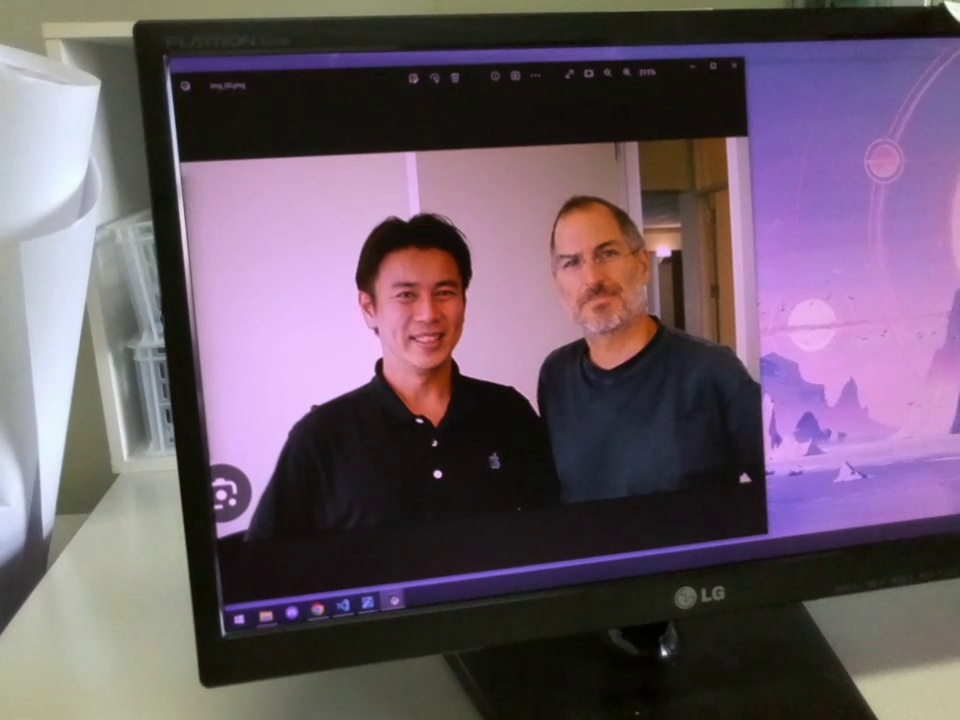
#> input picture lesson6/img/img_lesson6_1.jpg, 960 x 720 px, found by its file name
$ python lesson6.py
#> lines starting #> are read from the running program, lines starting #| are printed output that depends on the picture; after the words box and inside, x2 and y2 are one past the last pixel; in counts of white or black regions, pixels touching at a corner belong together
# Tello Python3 opencv cascade lesson6

# 実行は[F5]を押して起動してください
# ファイルの保存：Ctrl + s
# カスケードの作成、サンプルコード
# https://www.pc-koubou.jp/magazine/21280
# サンプルコード、分かりやすい解説
# https://qiita.com/FukuharaYohei/items/ec6dce7cc5ea21a51a82

import cv2

# 以下の画像パスを各自変更する
img = cv2.imread('./lesson6/img/img_lesson6_1.jpg')
#> img is the input picture: shape (720, 960, 3); mean B, G, R 105.1, 91.2, 107.6

grayimg = cv2.cvtColor(img, cv2.COLOR_BGR2GRAY)
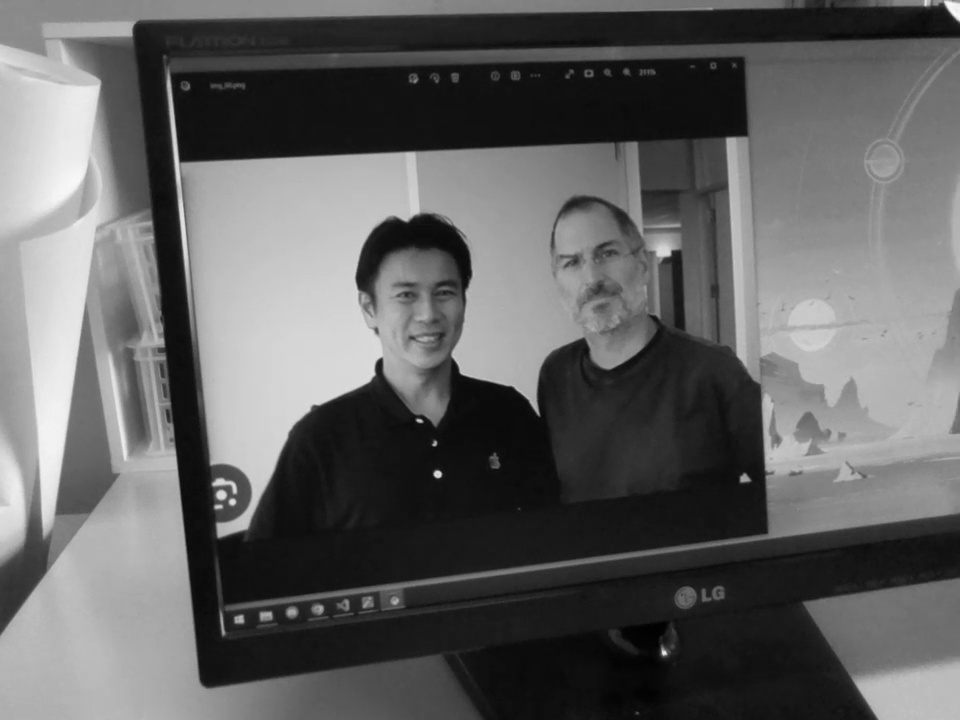
#> grayimg: shape (720, 960); min 0, max 251, mean 97.7

custom_cascade = cv2.CascadeClassifier('./lesson6/img_xml/haarcascade_frontalface_default.xml')

custom_rect = custom_cascade.detectMultiScale(grayimg,scaleFactor=1.1, minNeighbors=2,minSize=(50, 50))
#> custom_rect = [[376, 254, 103, 103], [540, 217, 107, 107]]
# つまりこれがカスケードから認識してるやつ

print(custom_rect)# これが認識した画像サイズ,lenで数えたら人の数
#| [[376 254 103 103]
#|  [540 217 107 107]]
print(len(custom_rect))
#| 2
if len(custom_rect) > 1:
    print("2 human face")
    for rect in custom_rect: #暴発チェック、認識した場所かこう
        cv2.rectangle(img, tuple(rect[0:2]), tuple(rect[0:2]+rect[2:4]), (0, 0, 255), thickness=3)
#> this loop made 2 passes
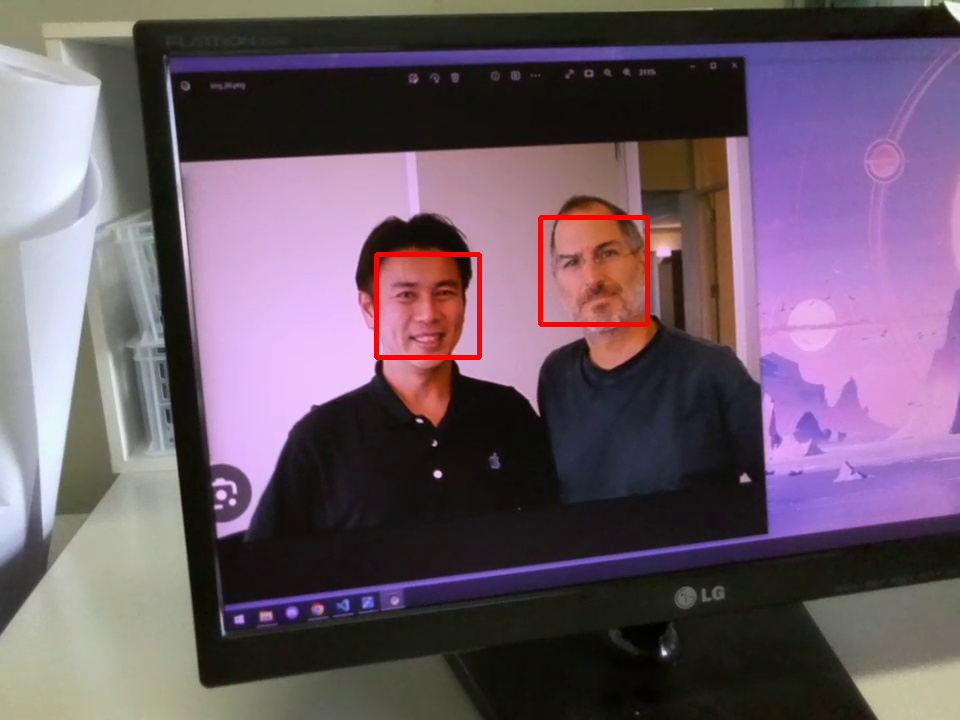
#> img: shape (720, 960, 3); 0.6% of pixels changed, all inside (x1, y1, x2, y2) = (374, 215, 650, 360)
elif len(custom_rect) >0:
    print("1 human face")
    for rect in custom_rect:
        cv2.rectangle(img, tuple(rect[0:2]), tuple(rect[0:2]+rect[2:4]), (0, 0, 255), thickness=3)
else:
    print("no human face")

#わりかし顔じゃないところ顔っていうかもしれないので、見つけたか見つけてないかじゃないときついカモしれない

cv2.imshow('where is human face', img)
cv2.waitKey(0)
cv2.destroyAllWindows()

$ run again, with lesson6/img/img_lesson6_2.jpg copied over lesson6/img/img_lesson6_1.jpg
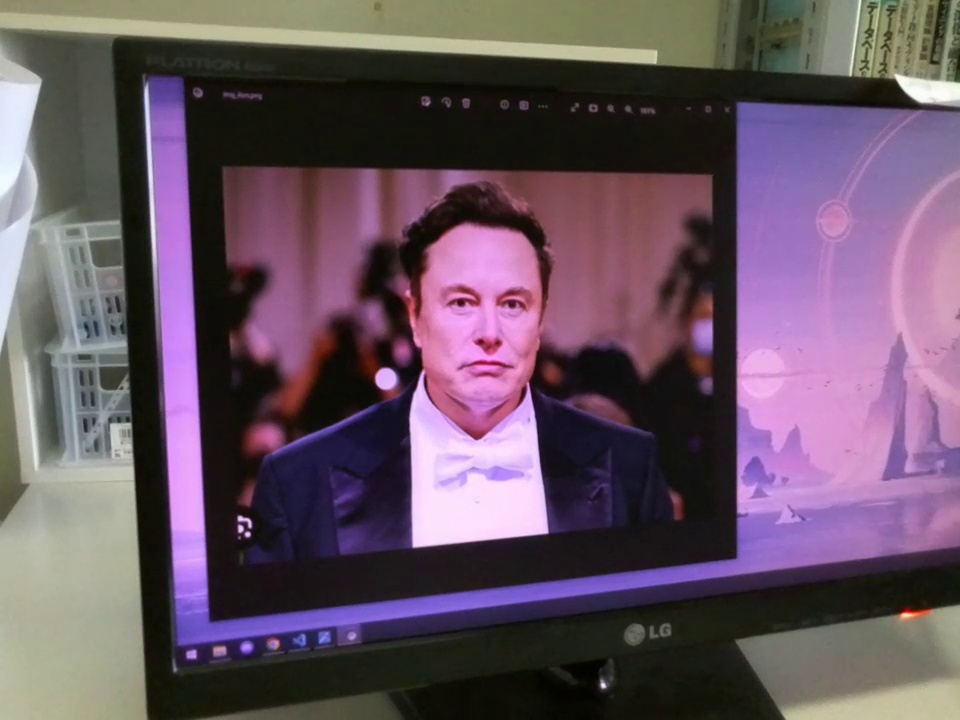
#> input picture lesson6/img/img_lesson6_2.jpg, 960 x 720 px, found by its file name
#> img is the input picture: shape (720, 960, 3); mean B, G, R 98.5, 83.7, 102.6
#> `grayimg = cv2.cvtColor(img, cv2.COLOR_BGR2GRAY)`:
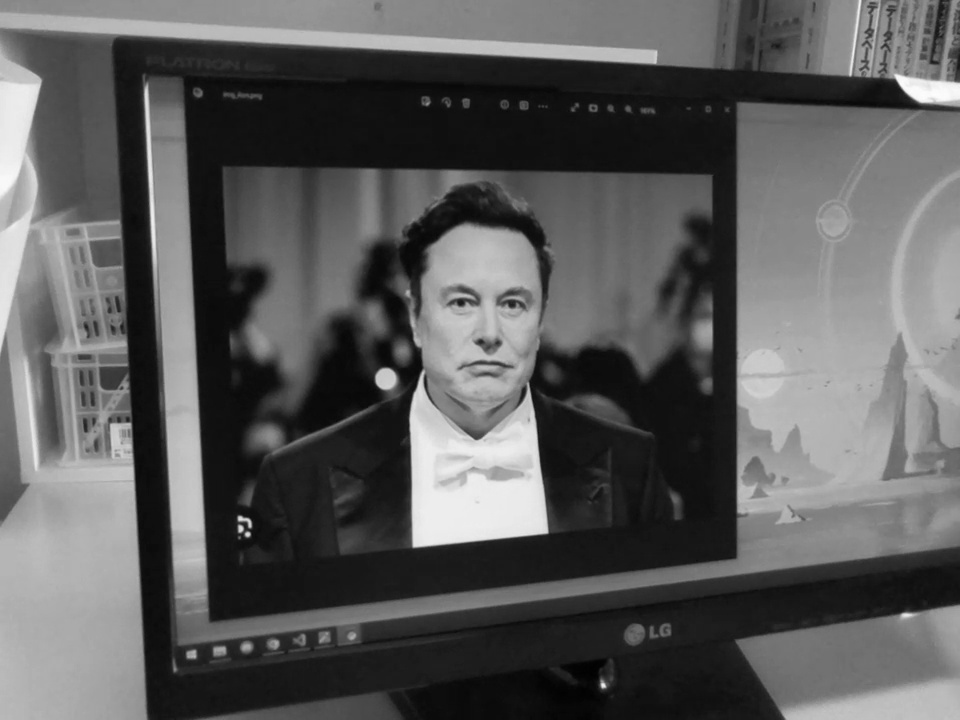
#> grayimg: shape (720, 960); min 0, max 254, mean 91.1
#> custom_rect = [[733, 346, 85, 85], [410, 239, 157, 157]]
#| [[733 346  85  85]
#|  [410 239 157 157]]
#| 2
#> the loop `for rect in custom_rect:` made 2 passes
#> after the loop `for rect in custom_rect:`:
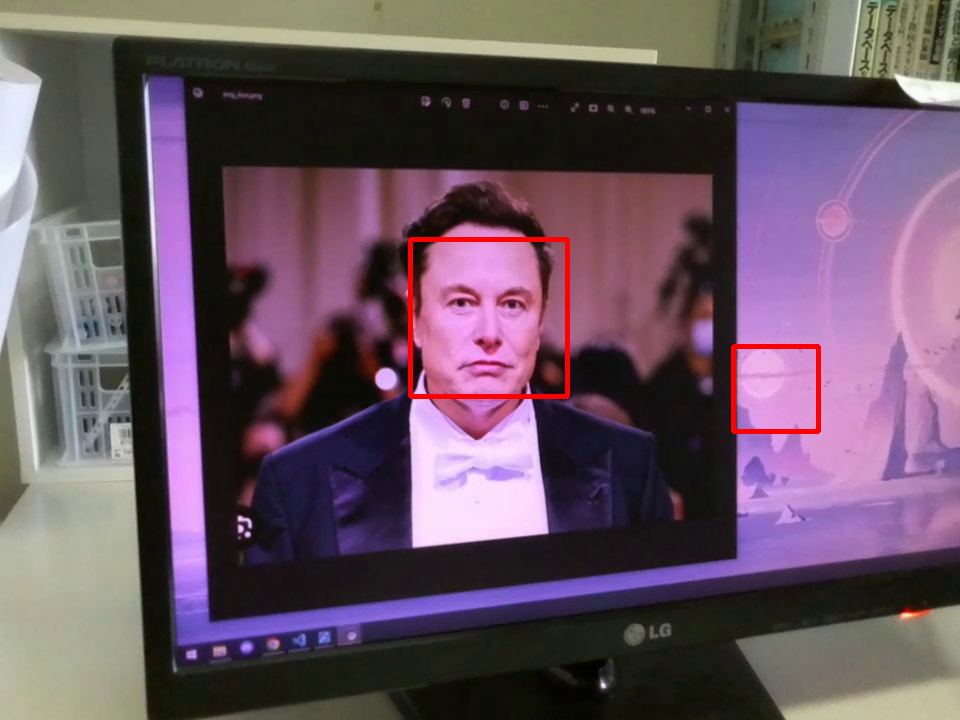
#> img: shape (720, 960, 3); 0.7% of pixels changed, all inside (x1, y1, x2, y2) = (408, 237, 821, 434)

$ run again, with lesson6/img/img_lesson6_3.jpg copied over lesson6/img/img_lesson6_1.jpg
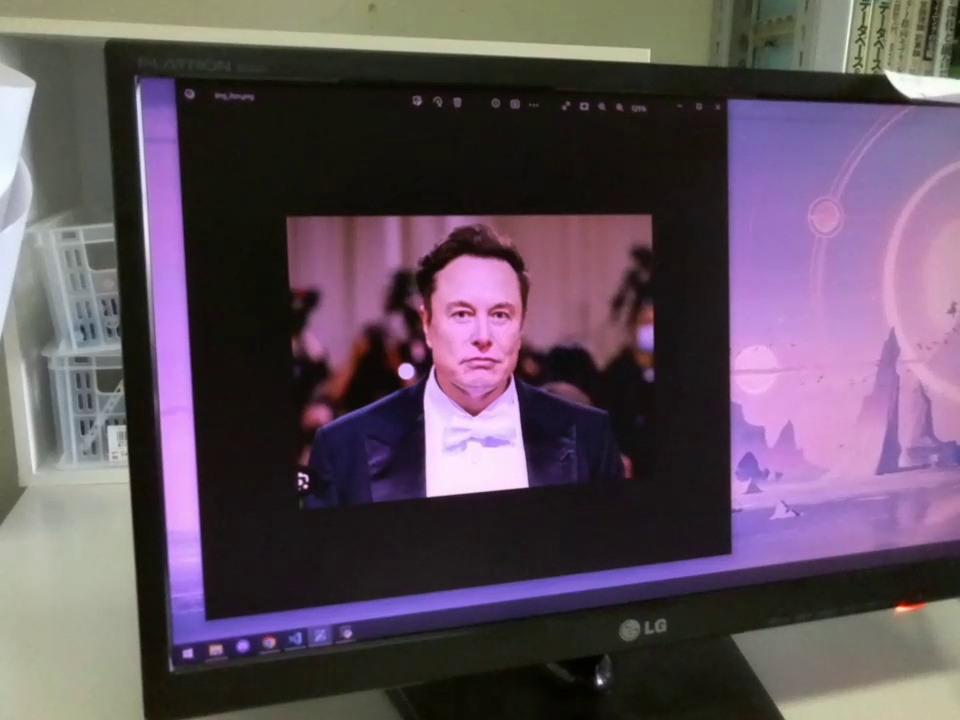
#> input picture lesson6/img/img_lesson6_3.jpg, 960 x 720 px, found by its file name
#> img is the input picture: shape (720, 960, 3); mean B, G, R 92.8, 80.4, 95.3
#> `grayimg = cv2.cvtColor(img, cv2.COLOR_BGR2GRAY)`:
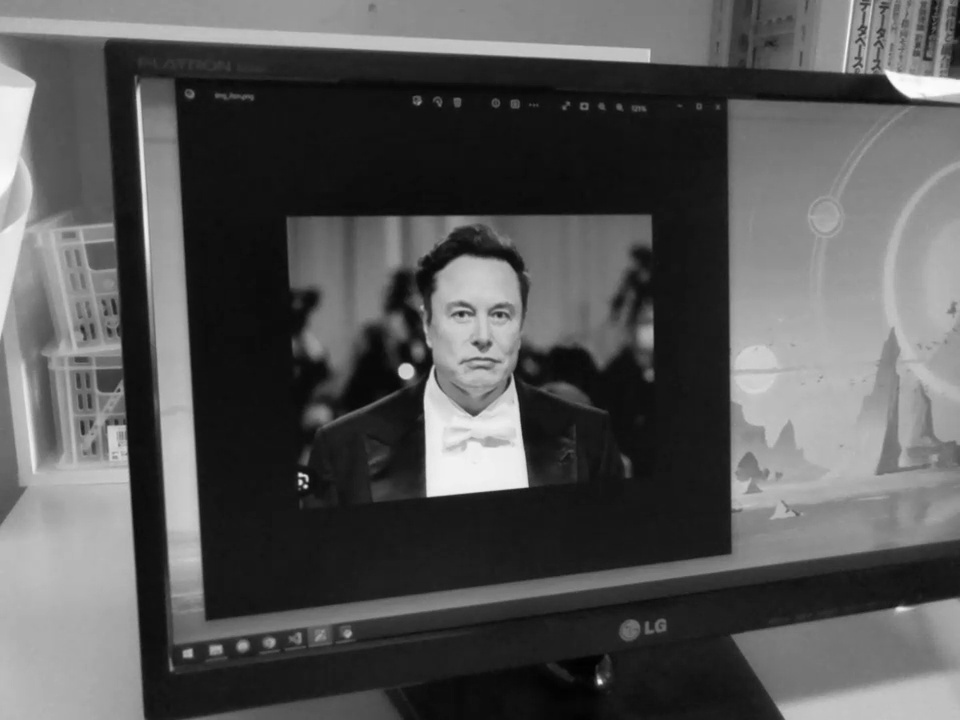
#> grayimg: shape (720, 960); min 0, max 254, mean 86.3
#> custom_rect = [[424, 267, 116, 116], [23, 291, 110, 110]]
#| [[424 267 116 116]
#|  [ 23 291 110 110]]
#| 2
#> the loop `for rect in custom_rect:` made 2 passes
#> after the loop `for rect in custom_rect:`:
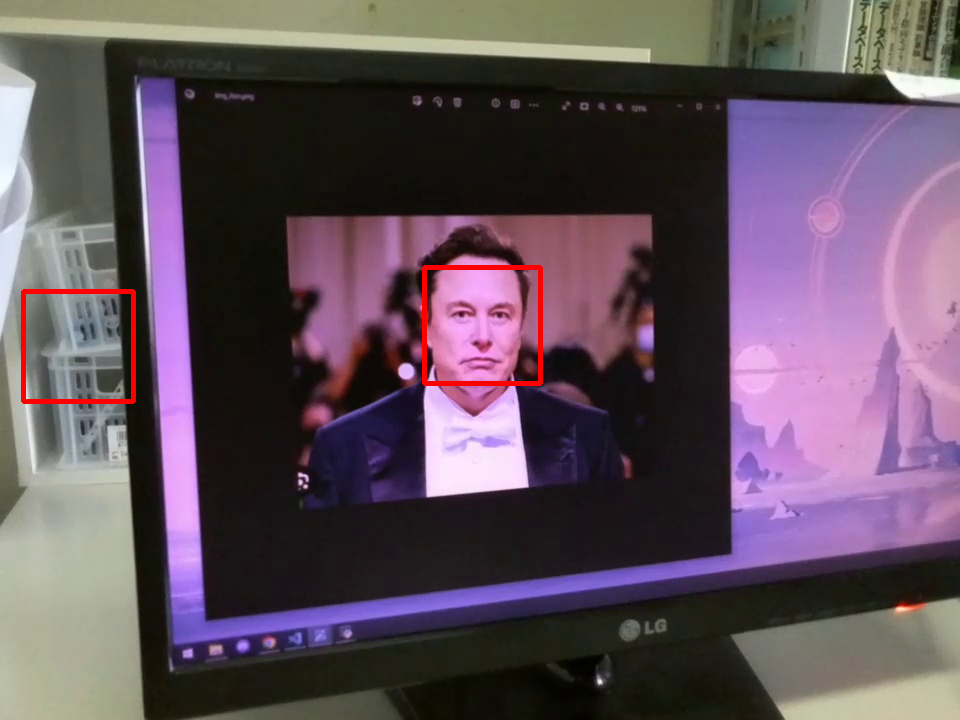
#> img: shape (720, 960, 3); 0.65% of pixels changed, all inside (x1, y1, x2, y2) = (21, 265, 543, 404)
